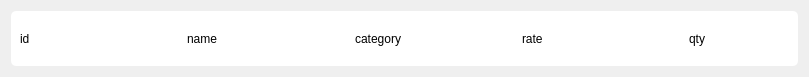
<?xml version="1.0" encoding="UTF-8"?>
<ui version="4.0">
 <class>orderDataRecord</class>
 <widget class="QWidget" name="orderDataRecord">
  <property name="geometry">
   <rect>
    <x>0</x>
    <y>0</y>
    <width>809</width>
    <height>77</height>
   </rect>
  </property>
  <property name="windowTitle">
   <string>Form</string>
  </property>
  <layout class="QHBoxLayout" name="horizontalLayout_2">
   <item>
    <widget class="QWidget" name="widget" native="true">
     <property name="styleSheet">
      <string notr="true">#widget, #lblCategory, #lblId, #lblName, #lblRate, #lblamt{
	background-color: #ffffff;
	border-radius:5px;
}</string>
     </property>
     <layout class="QHBoxLayout" name="horizontalLayout">
      <property name="spacing">
       <number>10</number>
      </property>
      <item>
       <widget class="QLabel" name="lblId">
        <property name="text">
         <string>id</string>
        </property>
       </widget>
      </item>
      <item>
       <widget class="QLabel" name="lblName">
        <property name="text">
         <string>name</string>
        </property>
       </widget>
      </item>
      <item>
       <widget class="QLabel" name="lblCategory">
        <property name="text">
         <string>category</string>
        </property>
       </widget>
      </item>
      <item>
       <widget class="QLabel" name="lblRate">
        <property name="text">
         <string>rate</string>
        </property>
       </widget>
      </item>
      <item>
       <widget class="QLabel" name="lblQty">
        <property name="minimumSize">
         <size>
          <width>100</width>
          <height>0</height>
         </size>
        </property>
        <property name="maximumSize">
         <size>
          <width>100</width>
          <height>16777215</height>
         </size>
        </property>
        <property name="text">
         <string>qty</string>
        </property>
       </widget>
      </item>
     </layout>
    </widget>
   </item>
  </layout>
 </widget>
 <resources/>
 <connections/>
</ui>
